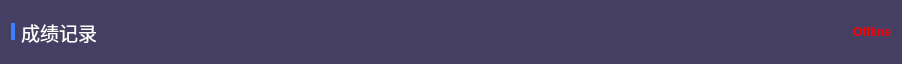
             <widget class="QGroupBox" name="gbScoreRecordHeader">
              <property name="minimumSize">
               <size>
                <width>0</width>
                <height>64</height>
               </size>
              </property>
              <property name="maximumSize">
               <size>
                <width>16777215</width>
                <height>64</height>
               </size>
              </property>
              <property name="styleSheet">
               <string notr="true">background-color: rgb(68, 63, 99);
border-top-left-radius: 10px;
border-top-right-radius: 10px;</string>
              </property>
              <property name="title">
               <string/>
              </property>
              <layout class="QHBoxLayout" name="horizontalLayout_28">
               <item>
                <widget class="QLabel" name="label_31">
                 <property name="minimumSize">
                  <size>
                   <width>4</width>
                   <height>17</height>
                  </size>
                 </property>
                 <property name="maximumSize">
                  <size>
                   <width>4</width>
                   <height>17</height>
                  </size>
                 </property>
                 <property name="styleSheet">
                  <string notr="true">background-color: rgb(61, 127, 255);</string>
                 </property>
                 <property name="text">
                  <string/>
                 </property>
                </widget>
               </item>
               <item>
                <widget class="QLabel" name="label_32">
                 <property name="minimumSize">
                  <size>
                   <width>120</width>
                   <height>22</height>
                  </size>
                 </property>
                 <property name="font">
                  <font>
                   <family>Microsoft YaHei UI</family>
                   <pointsize>14</pointsize>
                   <weight>50</weight>
                   <italic>false</italic>
                   <bold>false</bold>
                  </font>
                 </property>
                 <property name="styleSheet">
                  <string notr="true">color: rgb(255, 255, 255);</string>
                 </property>
                 <property name="text">
                  <string>成绩记录</string>
                 </property>
                </widget>
               </item>
               <item>
                <spacer name="horizontalSpacer_38">
                 <property name="orientation">
                  <enum>Qt::Horizontal</enum>
                 </property>
                 <property name="sizeHint" stdset="0">
                  <size>
                   <width>576</width>
                   <height>20</height>
                  </size>
                 </property>
                </spacer>
               </item>
               <item>
                <widget class="QPushButton" name="pbLock">
                 <property name="minimumSize">
                  <size>
                   <width>124</width>
                   <height>43</height>
                  </size>
                 </property>
                 <property name="styleSheet">
                  <string notr="true">border-image: url(:/resource/images/mainform/cbUnLock.png);</string>
                 </property>
                 <property name="text">
                  <string/>
                 </property>
                 <property name="checkable">
                  <bool>true</bool>
                 </property>
                </widget>
               </item>
               <item>
                <widget class="QLabel" name="lbClientStatus">
                 <property name="font">
                  <font>
                   <family>Microsoft YaHei UI</family>
                   <weight>75</weight>
                   <bold>true</bold>
                  </font>
                 </property>
                 <property name="styleSheet">
                  <string notr="true">color: rgb(255, 0, 0);</string>
                 </property>
                 <property name="text">
                  <string>Offline</string>
                 </property>
                </widget>
               </item>
              </layout>
             </widget>
